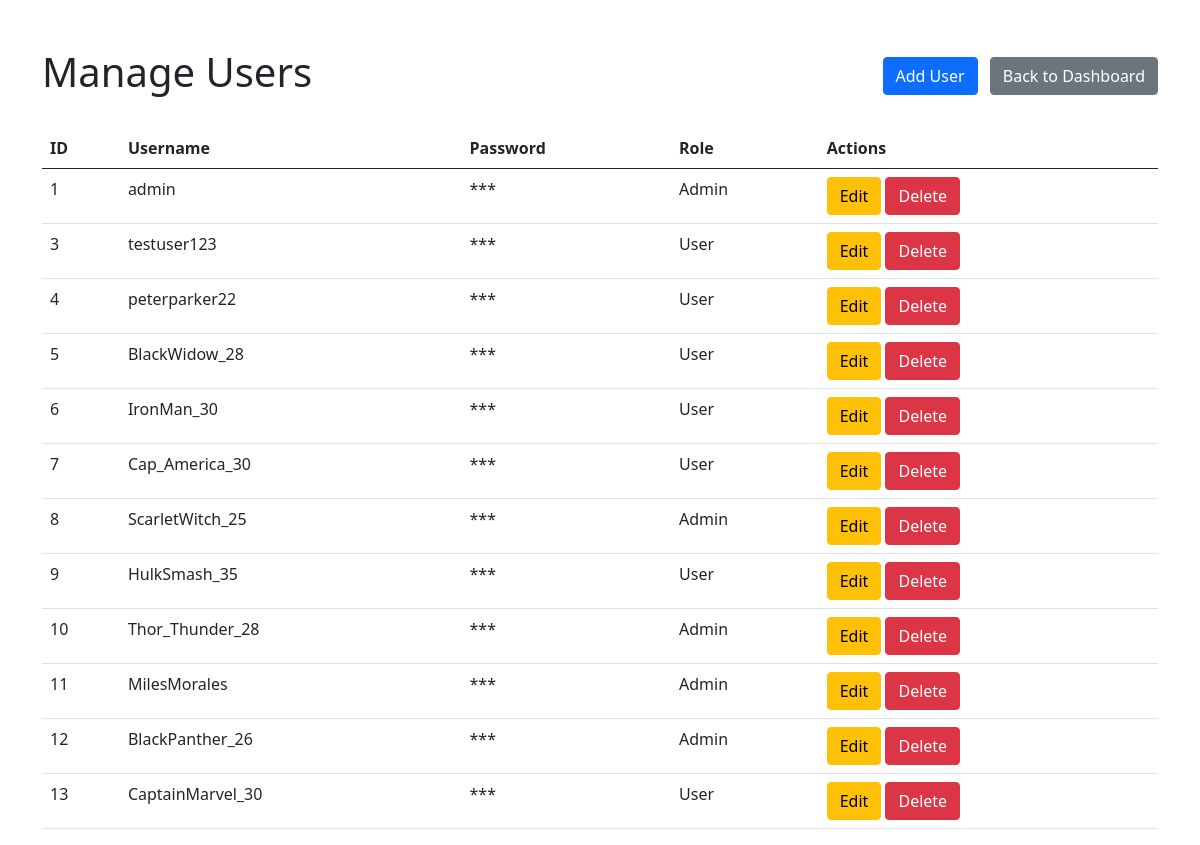
The app's page /users (signed in) with its own data.
### models.py (models this page shows)
class User(Base):
    __tablename__ = "users"
    id = Column(Integer, primary_key=True, index=True)
    username = Column(String, unique=True, index=True)
    hashed_password = Column(String)
    is_admin = Column(Boolean, default=False)
    apprentices = relationship("Apprentice", back_populates="creator")

### main.py (the view)
@app.get("/users", response_model=List[UserResponse])
async def get_users(
    request: Request,
    db: Session = Depends(get_db),
    user: UserResponse = Depends(get_current_user),
):
    is_admin(user)
    users = db.query(User).all()
    return templates.TemplateResponse(
        "users.html", {"request": request, "users": users, "is_admin": user.is_admin}
    )

### templates/users.html (shortened to what this page needs)
<!DOCTYPE html>
<html lang="en">
  <head>
    <link
      href="https://cdn.jsdelivr.net/npm/bootstrap@5.0.2/dist/css/bootstrap.min.css"
      rel="stylesheet"
    />
  </head>
  <body>
    <div class="container mt-5">
      <div class="d-flex justify-content-between align-items-center mb-4">
        <h1>Manage Users</h1>
        <div>
          <button
            class="btn btn-primary me-2"
            data-bs-toggle="modal"
            data-bs-target="#addUserModal"
          >
            Add User
          </button>
          <a href="/dashboard" class="btn btn-secondary">Back to Dashboard</a>
        </div>
      </div>
      <div class="table-responsive">
        <table class="table">
          <thead>
            <tr>
              <th>ID</th>
              <th>Username</th>
              <th>Password</th>
              <th>Role</th>
              <th>Actions</th>
            </tr>
          </thead>
          <tbody id="user-table-body">
            {% for user in users %}
            <tr>
              <td>{{ user.id }}</td>
              <td>{{ user.username }}</td>
              <td>***</td>
              <td>{{ 'Admin' if user.is_admin else 'User' }}</td>
              <td>
                <button
                  class="btn btn-warning"
                  onclick="editUser({{ user.id }})"
                >
                  Edit
                </button>
                <button
                  class="btn btn-danger"
                  onclick="confirmDeleteUser({{ user.id }})"
                >
                  Delete
                </button>
              </td>
            </tr>
            {% endfor %}
          </tbody>
        </table>
      </div>
    </div>
  </body>
</html>

### records on screen
User: id "1", username "admin", is_admin "Admin"
User: id "3", username "testuser123", is_admin "User"
User: id "4", username "peterparker22", is_admin "User"
User: id "5", username "BlackWidow_28", is_admin "User"
User: id "6", username "IronMan_30", is_admin "User"
User: id "7", username "Cap_America_30", is_admin "User"
User: id "8", username "ScarletWitch_25", is_admin "Admin"
User: id "9", username "HulkSmash_35", is_admin "User"
User: id "10", username "Thor_Thunder_28", is_admin "Admin"
User: id "11", username "MilesMorales", is_admin "Admin"
User: id "12", username "BlackPanther_26", is_admin "Admin"
User: id "13", username "CaptainMarvel_30", is_admin "User"
